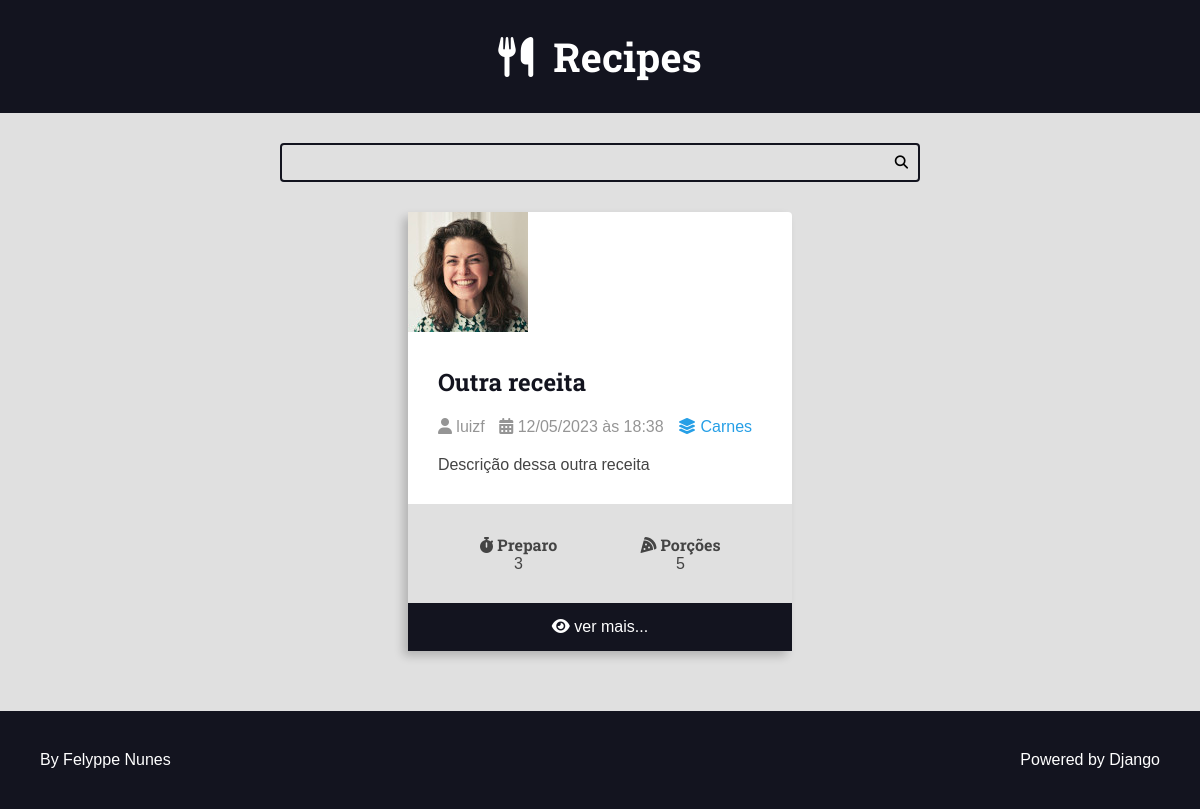
The app's page /recipes/category/2/, older data.
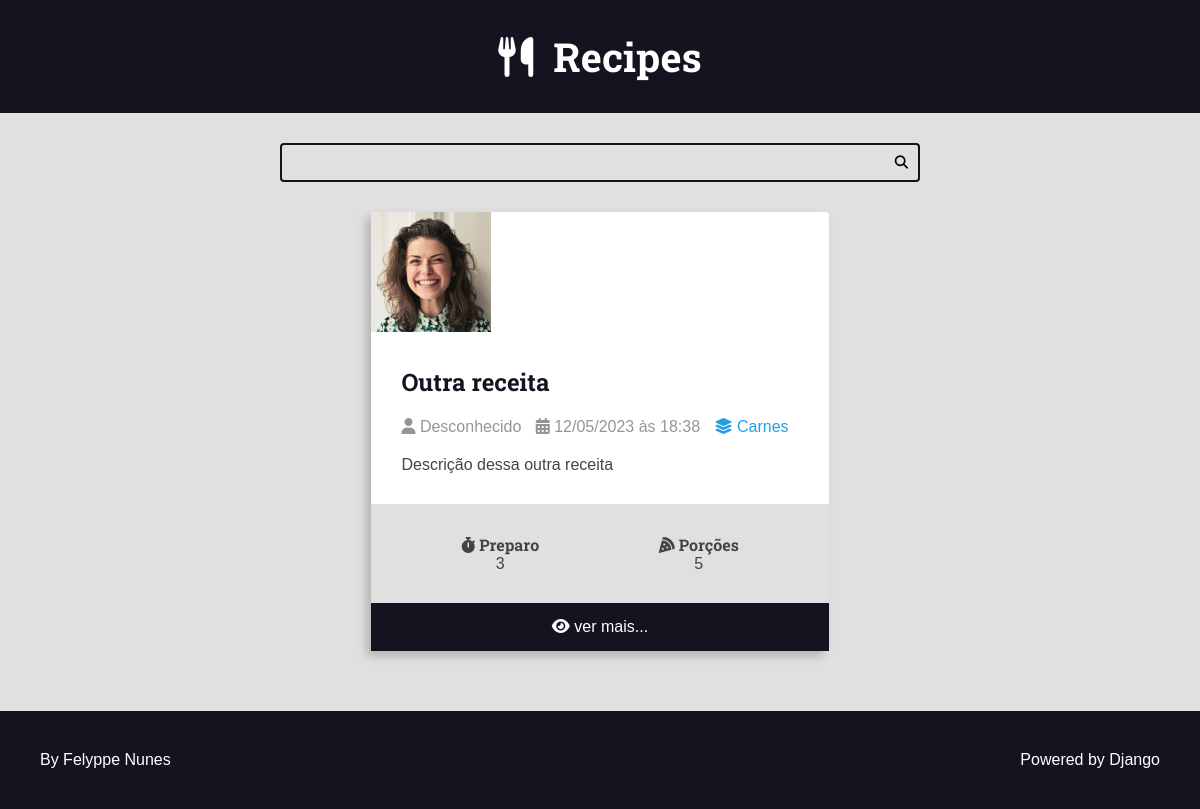
The same page, newer data.
### recipes/models.py (models this page shows, shortened)
class Recipe(models.Model):
    title = models.CharField(max_length=65)
    description = models.CharField(max_length=165)
    slug = models.SlugField()
    preparation_time = models.IntegerField()
    preparation_time_unit = models.CharField(max_length=65)
    servings = models.IntegerField()
    servings_unit = models.CharField(max_length=65)
    preparation_steps = models.TextField()
    preparation_steps_is_html = models.BooleanField(default=False)
    created_at = models.DateTimeField(auto_now_add=True)
    updated_at = models.DateTimeField(auto_now=True)
    is_published = models.BooleanField(default=False)
    cover = models.ImageField(
        upload_to='recipes/covers/%Y/%m/%d/',
        blank=True,
        default=''
    )
    category = models.ForeignKey(
        Category,
        on_delete=models.SET_NULL,
        null=True,
        blank=True,
        default=None
    )
    author = models.ForeignKey(User, on_delete=models.SET_NULL, null=True)

class Category(models.Model):
    name = models.CharField(max_length=65)

### recipes/views.py (the view)
# urls.py: path('recipes/category/<int:category_id>/', views.category, name="category"),
def category(request, category_id):
    recipes = get_list_or_404(
        Recipe.objects.filter(
            category__id=category_id,
            is_published=True
        ).order_by('-id')
    )
    return render(request, 'recipes/pages/category.html', {
        'recipes': recipes, #[make_recipe() for _ in range(10)]
        'title': f'{recipes[0].category.name} - Category | '
    }
)

### recipes/templates/recipes/pages/category.html (shortened to what this page needs)
{% extends 'global/base.html' %}
{% block content %}
<div class="main-content main-content-list container">
    {% for recipe in recipes %}
        {% include 'recipes/partials/recipe.html' %}
    {% endfor %}
</div>
{% endblock content %}

### recipes/templates/recipes/partials/recipe.html (shortened to what this page needs)
<div class="recipe recipe-list-item">
    {% if recipe.cover %}
        <div class="recipe-cover">
            <a href='{% url "recipes:recipe" recipe.id %}'>
                <img src='{{ recipe.cover.url }}' alt="temporário"> {% comment %}Se n achar o url da imagem, da erro!{% endcomment %}
            </a>
        </div>
    {% endif %}
    <div class="recipe-title-container">
        <h2>
            <a href='{% url "recipes:recipe" recipe.id %}'>
                {{ recipe.title }}
            </a>
        </h2>
    </div>
    <div class="recipe-author">
        <span class="recipe-author-item">
                <i class="fa-solid fa-user"></i>
                    {% if recipe.author is not None %}
                        {% if recipe.author.first_name  %}
                            {{ recipe.author.first_name }} {{ recipe.author.last_name }}
                        {% else %}
                            {{ recipe.author.username }}
                        {% endif %}
                    {% else %}
                        Desconhecido
                    {% endif %}
        </span>
        <span class="recipe-author-item">
            <i class="fa-solid fa-calendar-days"></i>
            {{ recipe.created_at|date:"d/m/Y" }} às {{ recipe.created_at|date:"H:i" }}
        </span>
        {% if recipe.category is not None %}
            <span class="recipe-author-item">
                <a href="{% url 'recipes:category' recipe.category.id %}">
                    <i class="fa-solid fa-layer-group"></i>
                    <span>{{ recipe.category.name }} </span>
                </a>
            </span>
        {% endif %}
    </div>
    <div class="recipe-content">
        <p>{{ recipe.description }}</p>
    </div>
    <div class="recipe-meta-container">
        <div class="recipe-meta recipe-preparation">
            <h3 class="recipe-meta-title">
                <i class="fa-solid fa-stopwatch"></i>
                Preparo
            </h3>
            <div class="recipe-meta-text">
                {{ recipe.preparation_time }} {{ recipe.preparation_time.unit }}
            </div>
        </div>
        <div class="recipe-meta recipe-servings">
            <h3 class="recipe-meta-title">
                <i class="fa-solid fa-pizza-slice"></i>
                Porções
            </h3>
            <div class="recipe-meta-text">
                {{ recipe.servings }} {{ recipe.servings.unit }}
            </div>
        </div>
    </div>
    {% if is_detail_page is not True %}
        <footer class="recipe-footer">
            <a href="{% url 'recipes:recipe' recipe.id %}" class="recipe-read-more button button-dark button-full-width">
                <i class="fa-solid fa-eye"></i>
                <span>ver mais...</span>
            </a>
        </footer>
    {% endif %}
</div>

Row changes from the older to the newer data that the page shows:
changed Recipe "Outra receita": author.username "luizf" → (not shown); now shows "Desconhecido"
